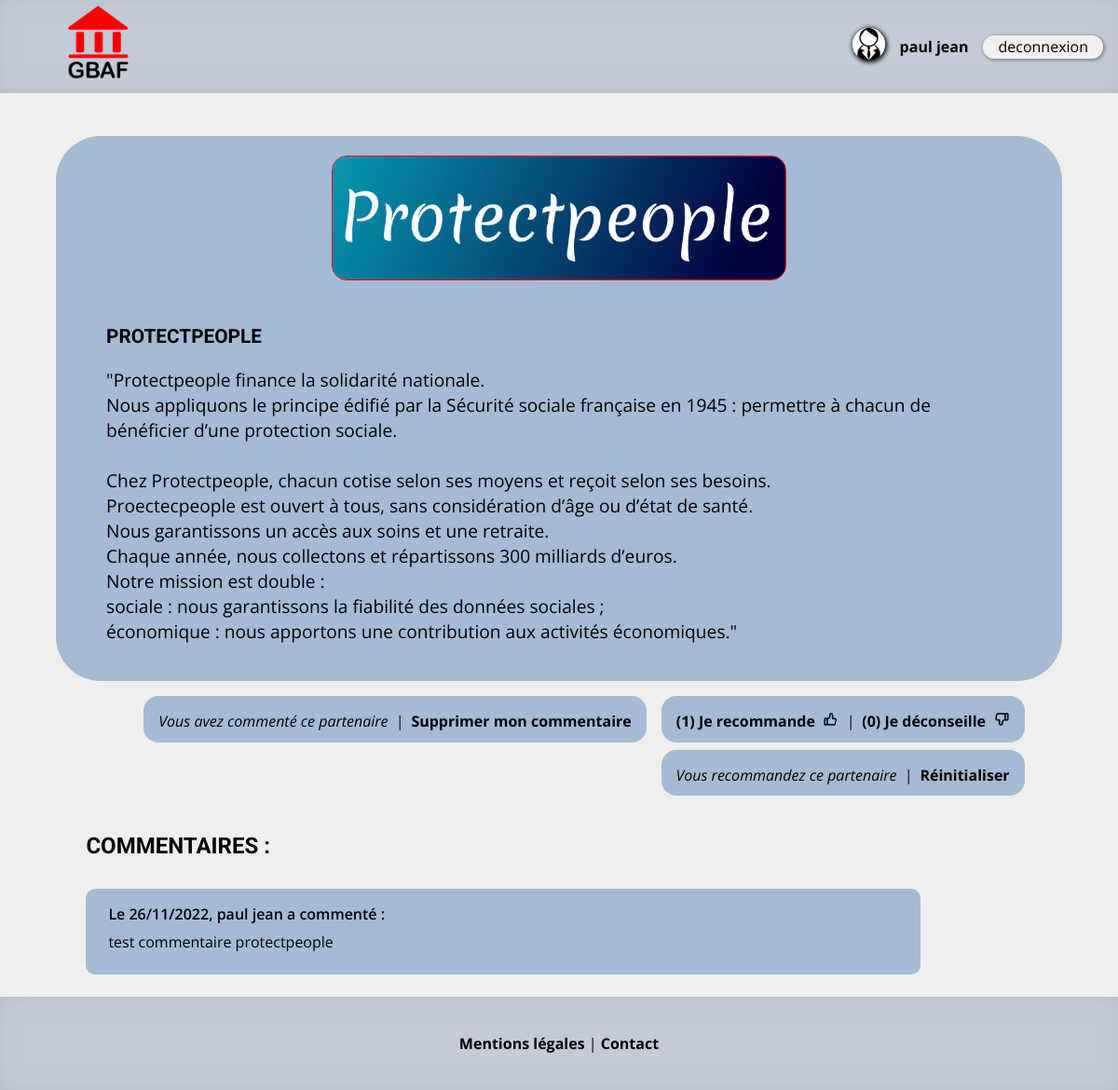
The app's page /pages/acteur.php?act=2 (signed in) with its own data.
### tables this page shows
CREATE TABLE `actor` (
  `id_actor` int(11) NOT NULL,
  `actor` varchar(127) NOT NULL,
  `description` text NOT NULL,
  `logo` varchar(127) NOT NULL
);

CREATE TABLE `vote` (
  `id_vote` int(11) NOT NULL,
  `id_user` int(11) NOT NULL,
  `id_actor` int(11) NOT NULL,
  `vote` enum('like','dislike') NOT NULL
);

CREATE TABLE `post` (
  `id_post` int(11) NOT NULL,
  `id_user` int(11) NOT NULL,
  `id_actor` int(11) NOT NULL,
  `date_add` datetime NOT NULL DEFAULT CURRENT_TIMESTAMP,
  `post` text NOT NULL
);

CREATE TABLE `account` (
  `id_user` int(11) NOT NULL,
  `nom` varchar(127) NOT NULL,
  `prenom` varchar(127) NOT NULL,
  `username` varchar(127) NOT NULL,
  `password` varchar(255) NOT NULL,
  `question` varchar(255) NOT NULL,
  `reponse` varchar(255) NOT NULL
);

### pages/acteur.php (the view, shortened to what this page needs)
<!DOCTYPE html>
<html lang="fr">
	<head>
        <link rel="stylesheet" href="style.css" />
	</head>
	<body>
	<?php include("../includes/inc_header.php"); ?>
	<div class="content actor_content">
		<?php
		if(isset($_GET['act']) AND isset($_SESSION['username']))
		{
			$username = htmlspecialchars($_SESSION['username']);
			$actor = htmlspecialchars((int)$_GET['act']);
			try
			{
			$db = new PDO('mysql:host=localhost;dbname=gbaf;charset=utf8', 'root', 'root');
			}
			catch (Exception $e)
			{
			        die('Erreur : ' . $e->getMessage());
			}
			$result = $db->prepare('SELECT id_actor FROM actor WHERE id_actor = :actor');
			$result->execute(array('actor' => $actor));
			$data = $result->fetch();
			if(!$data)
			{
				?>
				<?php
				header('Location: index.php');
			}
			else
			{
				$result = $db->prepare('SELECT * FROM actor WHERE id_actor = :actor');
				$result->execute(array('actor' => $actor));
				$data = $result->fetch();
				?>
				<section class="actor_full">
			    	<div class="actor_full_logo"><img src="logos/<?= $data['logo']; ?>" alt="logo <?= $data['actor']; ?>"></div>
			    		<div class="actor_full_description">
				    		<h3><?= $data['actor']; ?></h3>
				    		<p><?= nl2br($data['description']); ?></p>
				    	</div>
				    </section>
				    	<div class="actor_like_management">
				    		<?php
		    					$result = $db->prepare('SELECT account.id_user, username, post.id_user, id_actor
														FROM account
														INNER JOIN post
														ON account.id_user = post.id_user
														WHERE username = :username
														AND id_actor = :actor');
								$result->execute(array('username' => $username, 'actor' => $actor));
								$data = $result->fetch();
								if(!$data)
								{
									?>
										<a href="acteur.php?act=<?= $actor; ?>&amp;add=1#new_post">Ajouter un commentaire</a>
									<?php
								}
								else
								{
									?>
										<div class="case_commented"><div class="case_commented_sub"><p>Vous avez commenté ce partenaire</p><p class="splitter"> | </p><a href="../traitement/trait_commentaire.php?act=<?= $actor; ?>&amp;delete=1">Supprimer mon commentaire</a></div></div>
									<?php
								}
				    		?>
				    		<div class="actor_like">
				    			<div class="actor_like_sub">
				    			<?php
									$result = $db->prepare('SELECT COUNT(*) AS like_number FROM vote WHERE id_actor = :actor AND vote = :like_');
									$result->execute(array('actor' => $actor, 'like_' => 'like'));
									$data1 = $result->fetch();
									$result = $db->prepare('SELECT COUNT(*) AS dislike_number FROM vote WHERE id_actor = :actor AND vote = :dislike_');
									$result->execute(array('actor' => $actor, 'dislike_' => 'dislike'));
									$data2 = $result->fetch();
									if(!$data1)
									{
										$like_number = 0;
									}
									else
									{
										$like_number = $data1['like_number'];
									}
									if(!$data2)
									{
										$dislike_number = 0;
									}
									else
									{
										$dislike_number = $data2['dislike_number'];
									}
										$result = $db->prepare('SELECT account.id_user, username, vote.id_user, id_actor, vote
																FROM account
																INNER JOIN vote
																ON account.id_user = vote.id_user
																WHERE username = :username
																AND id_actor = :actor');
										$result->execute(array('username' => $username, 'actor' => $actor));
										$data3 = $result->fetch();
										if(!$data3)
										{
											$show = false;
										}
										elseif(isset($data3['vote']))
										{
											$vote = htmlspecialchars($data3['vote']);
											if($vote == 'like')
											{
												$show = 'Vous recommandez ce partenaire';
											}
											elseif($vote == 'dislike')
											{
												$show = 'Vous déconseillez ce partenaire';
											}
										}
										else
										{
										$show = false;
										}
									$result = $db->prepare('SELECT account.id_user, nom, prenom, vote.id_user, id_actor, vote
															FROM vote
															INNER JOIN account
															ON account.id_user = vote.id_user
															WHERE id_actor = :actor
															AND vote = :like_');
									$result->execute(array('actor' => $actor, 'like_' => 'like'));
									while($data4 = $result->fetch())
									{
										$like_list[] = $data4['nom'] . ' ' . $data4['prenom'] ;
									}
								?>
				    			<a href="../traitement/trait_like.php?act=<?= $actor ?>&amp;like=1" title="<?php
				    			if(!empty($like_list))
				    			{
					    			foreach($like_list as $name)
					    			{
					    				echo $name . '&#10;';
					    			}
				    			}
				    			?>">
				    				<?= '(' . $like_number . ') ' ?>Je recommande <img src="logos/like.png" class="like_button" alt="like_button"/></a>
				    			<p class="splitter"> | </p>
				    			<a href="../traitement/trait_like.php?act=<?= $actor ?>&amp;like=2" title="<?php
				    			?>">
				    				<?= '(' . $dislike_number . ') ' ?>Je déconseille<img src="logos/dislike.png" class="dislike_button" alt="dislike_button"/></a>
				    			</div>
				    		</div>
				    		<?php
				    				if($show)
				    				{
										echo '<div class="actor_like_mention"><div class="actor_like_mention_sub"><p>' . $show . '</p><p class="splitter"> |  </p>'; ?>
										<a href="../traitement/trait_like.php?act=<?= $actor ?>&amp;like=3">Réinitialiser</a></div></div>
										<?php
				    				}
				    		?>
				    		</div>
					<section class="post_section">
						<h4>Commentaires :</h4>
						<?php
					$result = $db->prepare('SELECT id_actor FROM post WHERE id_actor = :actor');
					$result->execute(array('actor' => $actor));
					$data = $result->fetch();
					if(!$data)
					{
						?>
						<p> Pas encore de commentaire publié pour ce partenaire.</p>
						<?php
					}
					else
					{
					$result = $db->prepare('SELECT account.id_user, nom, prenom,post.id_user, id_actor, date_add, post
											FROM post
											INNER JOIN account
											ON account.id_user = post.id_user
											WHERE id_actor = :actor
											ORDER BY date_add');
					$result->execute(array('actor' => $actor));
					while($data = $result->fetch())
					{
						$nom = htmlspecialchars($data['nom']);
						$prenom = htmlspecialchars($data['prenom']);
						$date = preg_replace("#([0-9]{4})-([0-9]{2})-([0-9]{2}) ([0-9]{2}:[0-9]{2}:[0-9]{2})#","Le $3/$2/$1",$data['date_add']);
						$post = htmlspecialchars($data['post']);
						?>
							<div class="post">
								<p class="user_post_ref"><?= $date; ?>, <?= $prenom; ?> <?= $nom; ?> a commenté :</p>
								<p><?= nl2br($post); ?></p>
							</div>
						<?php
					}
				}
			}
			?>
				</section>
				<?php
		}
		else
		{
			header('Location: connexion.php');
		}
		?>
		</div>
		<?php include("../includes/inc_footer.php"); ?>
	</body>
</html>

### pages/style.css (style rules this page uses)
html { scroll-behavior: smooth; font-family: 'Open Sans', sans-serif; }
body { margin:auto; height:1000px; }
h1, h2, h3, h4 { font-family: 'Roboto', sans serif; text-transform:uppercase; }
h3 { font-size: 1.3em; }
.content { min-height:80%; background:#EEEEEE; display:flex; flex-direction:column; }
.actor_content { padding: 2% 5%; }
.actor_full { margin:auto; margin-top:2%; padding:0; width:100%; border-radius:3em; background:#A5BBD4; display:flex; flex-direction:column; margin-bottom:1em; }
.actor_full_logo { text-align:center; padding:2% 5%; }
.actor_full_logo img { max-width:50%; height:auto; border-radius:1em; border: solid 1px red; }
.actor_full_description { padding:2% 5%; padding-top:0; }
.actor_full_description p { font-size:1.2em; }
.actor_like_management { max-width:94%; margin-right:3%; font-size: 1em; display:flex; justify-content:flex-end; flex-wrap:wrap; margin-left:auto; align-items:center; margin-bottom:2em; }
.case_commented, .actor_like_management > a, .actor_like_mention, .actor_like { margin-left:.5em; margin-right:.5em; margin-bottom:.5em; display:inline-block; background:#A5BBD4; height:1.1em; border-radius:1em; padding:1em; }
.actor_like_mention p, .case_commented_sub p { margin:auto; }
p.splitter { margin:auto; margin-right:.5em; margin-left:.5em; }
.actor_like { justify-content:center; align-items:center; }
.actor_like_management a { text-decoration:none; color:black; transition:.5s; font-weight:bold; }
.actor_like_management p { font-style:italic; }
.actor_like { display:inline-block; margin-bottom:0.5em; padding:1em; }
.actor_like a { display:flex; flex-direction:row; }
.actor_like_sub, .case_commented_sub, .actor_like_mention_sub { display:flex; }
.actor_like_sub p { margin:auto; margin-right:.5em; margin-left:.5em; }
.like_button, .dislike_button { margin-left:.5em; display:inline-block; max-height:1.1em; width:auto; transition:ease-in-out; }
.actor_like_mention { padding:1em; display:inline-block; }
h4 { margin-top:0; font-size:1.5em; margin-left:3%; }
.post { border-radius:10px; background:#A5BBD4; padding:1em; padding-top:.5em; margin-top:1em; width:80%; margin-right:auto; margin-left:3%; }
.post_section p { margin:.5em; }
.user_post_ref { font-size:1em; font-weight:600; }

### records on screen
actor: logo (picture), actor "PROTECTPEOPLE", description "\"Protectpeople finance la solidarité nationale. Nous appliquons le principe édifié par la Sécurité sociale française en 1945 : permettre à chacun de bénéficier d’une protection sociale. Chez Protectpeople, chacun cotise selon ses moyens et reçoit selon ses besoins. Proectecpeople est ouvert à tous, sans considération d’âge ou d’état de santé. Nous garantissons un accès aux soins et une retraite. Chaque année, nous collectons et répartissons 300 milliards d’euros. Notre mission est double : sociale : nous garantissons la fiabilité des données sociales ; économique : nous apportons une contribution aux activités économiques.\""
vote: vote "Vous recommandez ce partenaire"
post: date_add "Le 26/11/2022", id_user.prenom "paul", id_user.nom "jean", post "test commentaire protectpeople"

### other values on screen
$prenom "paul"
$nom "jean"
$like_number "1"
$dislike_number "0"
